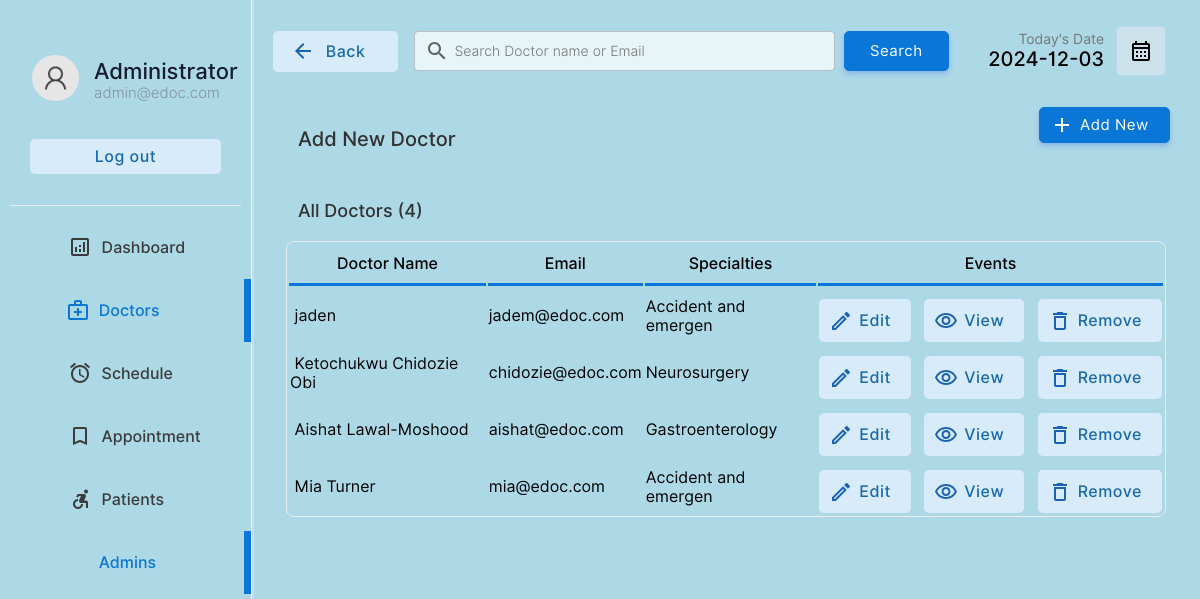
Screenshot of /doctor/doctors.php (signed in) with the database file from the repository.
### tables this page shows
CREATE TABLE `doctor` (
  `docid` int(11) NOT NULL,
  `docemail` varchar(255) DEFAULT NULL,
  `docname` varchar(255) DEFAULT NULL,
  `docpassword` varchar(255) DEFAULT NULL,
  `docnic` varchar(15) DEFAULT NULL,
  `doctel` varchar(15) DEFAULT NULL,
  `specialties` int(2) DEFAULT NULL
);

CREATE TABLE `specialties` (
  `id` int(2) NOT NULL,
  `sname` varchar(50) DEFAULT NULL
);

### doctor/doctors.php (the view, shortened to what this page needs)
<!DOCTYPE html>
<html lang="en">
<head>
    <link rel="stylesheet" href="../css/animations.css">
    <link rel="stylesheet" href="../css/main.css">
    <link rel="stylesheet" href="../css/admin.css">
</head>
<body>
    <?php
    include("../connection.php");
    ?>
    <div class="container">
        <div class="menu">
            <table class="menu-container" border="0">
                <tr>
                    <td style="padding:10px" colspan="2">
                        <table border="0" class="profile-container">
                            <tr>
                                <td width="30%" style="padding-left:20px" >
                                    <img src="../img/user.png" alt="" width="100%" style="border-radius:50%">
                                </td>
                                <td style="padding:0px;margin:0px;">
                                    <p class="profile-title">Administrator</p>
                                    <p class="profile-subtitle">admin@edoc.com</p>
                                </td>
                            </tr>
                            <tr>
                                <td colspan="2">
                                <a href="../logout.php" ><input type="button" value="Log out" class="logout-btn btn-primary-soft btn"></a>
                                </td>
                            </tr>
                    </table>
                    </td>
                </tr>
                <tr class="menu-row" >
                    <td class="menu-btn menu-icon-dashbord" >
                        <a href="index.php" class="non-style-link-menu"><div><p class="menu-text">Dashboard</p></a></div></a>
                <tr class="menu-row">
                    <td class="menu-btn menu-icon-doctor menu-active menu-icon-doctor-active">
                        <a href="doctors.php" class="non-style-link-menu non-style-link-menu-active"><div><p class="menu-text">Doctors</p></a></div>
                <tr class="menu-row" >
                    <td class="menu-btn menu-icon-schedule">
                        <a href="schedule.php" class="non-style-link-menu"><div><p class="menu-text">Schedule</p></div></a>
                    </td>
                </tr>
                <tr class="menu-row">
                    <td class="menu-btn menu-icon-appoinment">
                        <a href="appointment.php" class="non-style-link-menu"><div><p class="menu-text">Appointment</p></a></div>
                    </td>
                </tr>
                 <tr class="menu-row" >
                    <td class="menu-btn menu-icon-patient">
                        <a href="patient.php" class="non-style-link-menu"><div><p class="menu-text">Patients</p></a></div>
                    </td>
                </tr>
                <tr class="menu-row" >
<td class="menu-btn menu-icon-admin menu-active menu-icon-admin-active">
                        <a href="admin.php" class="non-style-link-menu non-style-link-menu-active"><div><p class="menu-text">Admins</p></a></div>
                    </td>
                    </tr>
        <div class="dash-body">
            <table border="0" width="100%" style=" border-spacing: 0;margin:0;padding:0;margin-top:25px; ">
                <tr >
                    <td width="13%">
                        <a href="doctors.php" ><button  class="login-btn btn-primary-soft btn btn-icon-back"  style="padding-top:11px;padding-bottom:11px;margin-left:20px;width:125px"><font class="tn-in-text">Back</font></button></a>
                    </td>
                    <td>
                        <form action="" method="post" class="header-search">
                            <input type="search" name="search" class="input-text header-searchbar" placeholder="Search Doctor name or Email" list="doctors">&nbsp;&nbsp;
                            <?php
                                $list11 = $database->query("select  docname,docemail from  doctor;");
?>
                            <input type="Submit" value="Search" class="login-btn btn-primary btn" style="padding-left: 25px;padding-right: 25px;padding-top: 10px;padding-bottom: 10px;">
                        </form>
                    </td>
                    <td width="15%">
                        <p style="font-size: 14px;color: rgb(119, 119, 119);padding: 0;margin: 0;text-align: right;">
                            Today's Date
                        </p>
                        <p class="heading-sub12" style="padding: 0;margin: 0;">
                            <?php
                        $date = date('Y-m-d');
                        echo $date;
                        ?>
                        </p>
                    </td>
                    <td width="10%">
                        <button  class="btn-label"  style="display: flex;justify-content: center;align-items: center;"><img src="../img/calendar.svg" width="100%"></button>
                    </td>
                </tr>
                <tr >
                    <td colspan="2" style="padding-top:30px;">
                        <p class="heading-main12" style="margin-left: 45px;font-size:20px;color:rgb(49, 49, 49)">Add New Doctor</p>
                    </td>
                    <td colspan="2">
                        <a href="?action=add&id=none&error=0" class="non-style-link"><button  class="login-btn btn-primary btn button-icon"  style="display: flex;justify-content: center;align-items: center;margin-left:75px;background-image: url('../img/icons/add.svg');">Add New</font></button>
                            </a></td>
                </tr>
                <tr>
                    <td colspan="4" style="padding-top:10px;">
                        <p class="heading-main12" style="margin-left: 45px;font-size:18px;color:rgb(49, 49, 49)">All Doctors (<?php echo $list11->num_rows; ?>)</p>
                    </td>
                </tr>
                <?php
                    if($_POST){
                        $keyword=$_POST["search"];
                        $sqlmain= "select * from doctor where docemail='$keyword' or docname='$keyword' or docname like '$keyword%' or docname like '%$keyword' or docname like '%$keyword%'";
                    }else{
                        $sqlmain= "select * from doctor order by docid desc";
                    }
                ?>
                <tr>
                   <td colspan="4">
                       <center>
                        <div class="abc scroll">
                        <table width="93%" class="sub-table scrolldown" border="0">
                        <thead>
                        <tr>
                                <th class="table-headin">
                                Doctor Name
                                </th>
                                <th class="table-headin">
                                    Email
                                </th>
                                <th class="table-headin">
                                    Specialties
                                </th>
                                <th class="table-headin">
                                    Events
                                </tr>
                        </thead>
                        <tbody>
                            <?php
                                $result= $database->query($sqlmain);
                                if($result->num_rows==0){
                                    echo '<tr>
                                    <td colspan="4">
                                    <br><br><br><br>
                                    <center>
                                    <img src="../img/notfound.svg" width="25%">
                                    <br>
                                    <p class="heading-main12" style="margin-left: 45px;font-size:20px;color:rgb(49, 49, 49)">We  couldnt find anything related to your keywords !</p>
                                    <a class="non-style-link" href="doctors.php"><button  class="login-btn btn-primary-soft btn"  style="display: flex;justify-content: center;align-items: center;margin-left:20px;">&nbsp; Show all Doctors &nbsp;</font></button>
                                    </a>
                                    </center>
                                    <br><br><br><br>
                                    </td>
                                    </tr>';
                                }
                                else{
                                for ( $x=0; $x<$result->num_rows;$x++){
                                    $row=$result->fetch_assoc();
                                    $docid=$row["docid"];
                                    $name=$row["docname"];
                                    $email=$row["docemail"];
                                    $spe=$row["specialties"];
                                    $spcil_res= $database->query("select sname from specialties where id='$spe'");
                                    $spcil_array= $spcil_res->fetch_assoc();
                                    $spcil_name=$spcil_array["sname"];
                                    echo '<tr>
                                        <td> &nbsp;'.
                                        substr($name,0,30)
                                        .'</td>
                                        <td>
                                        '.substr($email,0,20).'
                                        </td>
                                        <td>
                                            '.substr($spcil_name,0,20).'
                                        </td>
                                        <td>
                                        <div style="display:flex;justify-content: center;">
                                        <a href="?action=edit&id='.$docid.'&error=0" class="non-style-link"><button  class="btn-primary-soft btn button-icon btn-edit"  style="padding-left: 40px;padding-top: 12px;padding-bottom: 12px;margin-top: 10px;"><font class="tn-in-text">Edit</font></button></a>
                                        &nbsp;&nbsp;&nbsp;
                                        <a href="?action=view&id='.$docid.'" class="non-style-link"><button  class="btn-primary-soft btn button-icon btn-view"  style="padding-left: 40px;padding-top: 12px;padding-bottom: 12px;margin-top: 10px;"><font class="tn-in-text">View</font></button></a>
                                       &nbsp;&nbsp;&nbsp;
                                       <a href="?action=drop&id='.$docid.'&name='.$name.'" class="non-style-link"><button  class="btn-primary-soft btn button-icon btn-delete"  style="padding-left: 40px;padding-top: 12px;padding-bottom: 12px;margin-top: 10px;"><font class="tn-in-text">Remove</font></button></a>
                                        </div>
                                        </td>
                                    </tr>';
                                }
                            }
                            ?>
                            </tbody>
                        </table>
                        </div>
                        </center>
                   </td>
                </tr>
            </table>
        </div>
</body>
</html>

### css/main.css (style rules this page uses)
:root { --primarycolor: #0A76D8; --primarycolorhover: #006dd3; --btnice:#D8EBFA; --btnnicetext:#1b62b3; }
body { margin: 0; padding: 0; border-spacing: 0; font-family: 'Inter', sans-serif; background-color: #add8e6; }
.input-text { border-radius: 4px; border: 0.5px solid rgb(226, 226, 226); padding: 10px; width: 92%; transition: 0.2s; outline: none; }
.input-text { border: 1px solid #e9ecef; font-size: 14px; line-height: 26px; background-color: #fff; display: block; width: 100%; padding: .375rem .75rem; font-weight: 300; line-height: 1.5; color: #212529; background-color: #fff; background-clip: padding-box; -webkit-appearance: none; -moz-appearance: none; appearance: none; border-radius: .25rem; transition: border-color .15s ease-in-out,box-shadow .15s ease-in-out; }
.input-text::placeholder { font-family: 'Inter', sans-serif; }
.btn { cursor: pointer; padding: 8px 20px; outline: none; text-decoration: none; font-size: 15px; letter-spacing: 0.5px; transition: all 0.3s; border-radius: 5px; font-family: 'Inter', sans-serif; }
.btn-primary { background-color: var(--primarycolor) ; border: 1px solid var(--primarycolor) ; color: #fff ; box-shadow: 0 3px 5px 0 rgba(57,108,240,0.3); }
.btn-primary-soft { background-color: #D8EBFA ; color: #1969AA; font-weight: 500; font-size: 16px; border: none; }
.non-style-link:link, .non-style-link:visited, .non-style-link:hover, .non-style-link:active { text-decoration: none; color: rgb(43, 43, 43); }
.btn-label { margin-left: 10px; padding: 12px 12px; outline: none; text-decoration: none; font-size: 15px; letter-spacing: 0.5px; transition: all 0.3s; border-radius: 5px; background-color: #f0f0f073; border: 1px solid rgba(57,108,240,0.1) ; font-family: 'Inter', sans-serif; }
.sub-table { border: 1px solid #ebebeb; border-radius: 8px; }
.table-headin { font-size: 16px; font-weight: 500; padding: 10px; border-bottom: 3px solid var(--primarycolor); }
.abc { width: 100%; height: 550px; overflow: auto; }
input[type=search] { background-image: url('../img/search.svg'); background-position: 10px 50%; background-repeat: no-repeat; transition: 0.5s; padding: 8px 20px 8px 40px; }
.button-icon { background-position: 10px 50%; background-repeat: no-repeat; transition: 0.5s; padding: 8px 20px 8px 40px; }
.menu-btn { padding:6px; color: #3b3b3b; background-position: 30% 50%; background-repeat: no-repeat; transition: 0.5s; }
.menu-text { padding-left: 40%; font-weight: 500; font-size: 16px; }
.menu-active { color: var(--primarycolor); border-right: 7px solid var(--primarycolor); background-color: var(); }
.non-style-link-menu:link, .non-style-link-menu:visited, .non-style-link-menu:active { text-decoration: none; color: #3b3b3b; }
.non-style-link-menu-active:link, .non-style-link-menu-active:visited, .non-style-link-menu-active:active { text-decoration: none; color: var(--primarycolor); }
.menu-icon-dashbord { background-image: url('../img/icons/dashboard.svg'); }
.menu-icon-doctor { background-image: url('../img/icons/doctors.svg'); }
.menu-icon-schedule { background-image: url('../img/icons/schedule.svg'); }
.menu-icon-appoinment { background-image: url('../img/icons/book.svg'); }
.menu-icon-patient { background-image: url('../img/icons/patients.svg'); }
.menu-icon-doctor:hover,.menu-icon-doctor-active { color: var(--primarycolor); background-image: url('../img/icons/doctors-hover.svg'); }
.btn-icon-back { background-image: url('../img/icons/back-iceblue.svg'); background-position: 18px 50%; background-repeat: no-repeat; transition: 0.5s; padding: 8px 20px 8px 40px; }
.btn-edit { background-image: url('../img/icons/edit-iceblue.svg'); }
.btn-view { background-image: url('../img/icons/view-iceblue.svg'); }
.btn-delete { background-image: url('../img/icons/delete-iceblue.svg'); }

### doctor/doctors.php (style rules this page uses)
.sub-table { animation: transitionIn-Y-bottom 0.5s; }

### rows the page displays
doctor: docname "jaden", docemail "jadem@edoc.com", specialties.sname "Accident and emergen"
doctor: docname "Ketochukwu Chidozie Obi", docemail "chidozie@edoc.com", specialties.sname "Neurosurgery"
doctor: docname "Aishat Lawal-Moshood", docemail "aishat@edoc.com", specialties.sname "Gastroenterology"
doctor: docname "Mia Turner", docemail "mia@edoc.com", specialties.sname "Accident and emergen"

### other values shown
$list11->num_rows "4"
